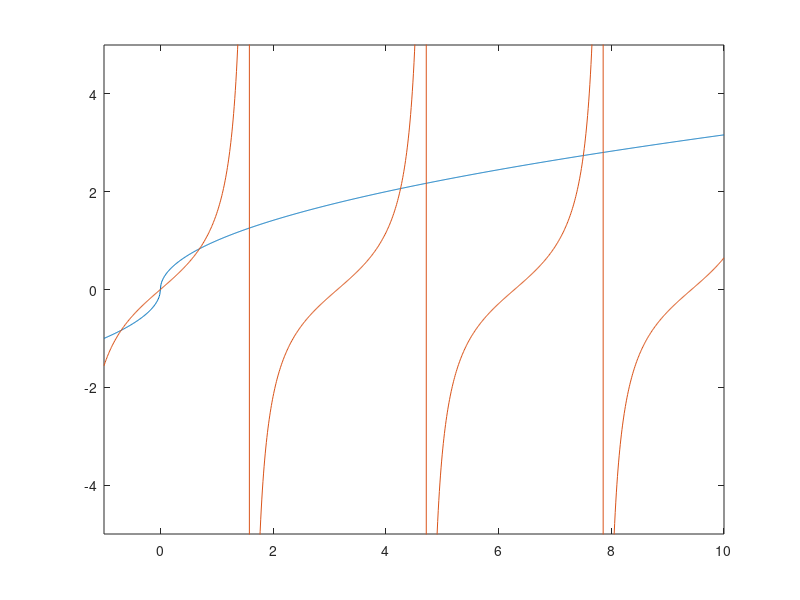

Write the MATLAB code that produced this figure. (Note: this script raises an error after producing the figure.)
%% Task 1
N = 40;
X = [1, 1:N];
Y = exp(1) - cumsum(1 ./ cumprod([1, 1:N]));
psi = exp(1) - (1 + 1./X).^X;
plot(X, Y, X, psi);

%% Task 2
t = -1:0.01:10;
plot(t, sign(t) .* sqrt(abs(t)), t, tan(t));
axis([-1 10 -5 5]);
x0 = ginput(1);
x0 = x0(1);
x_min = fzero(@(x) sign(x) .* sqrt(abs(x)) - tan(x), x0);
disp(['x = : ', num2str(x_min)]);

%% Task 3
subplot(1, 2, 1);
plot(-1:0.001:1, func_3(-1:0.001:1));

x_min = -1:0.001:1;
phi_sz = numel(x_min);
y = zeros(1, phi_sz);
for i = 1:phi_sz
    y(i) = fzero(@func_3, x_min(i));
end
subplot(1, 2, 2);
plot(x_min, y, x_min, x_min);
axis([-1 1 -1 1]);

%% Task 4
a = 0.3;
y0 = [pi/2; -1];
options = odeset('RelTol',1e-5);
[t, y] = ode45(@(t, x) func_4(t, x, a), [0 10*pi], y0, options);
y = abs(y(:,1)) .* sign(y0(1));
subplot(1, 2, 1);
plot(t, y);
N = 100;
y = reshape(repmat(y', N, 1), N * numel(y), 1);
subplot(1, 2, 2);
comet(sin(y), 1 - cos(y));
axis equal;

%% Task 5
y0 = [5 5 10 0.5 0 0 5 5 0 -.5 -0.5 0]';
m1 = 1500;
m2 = 500;
[~, y] = ode45(@(t, x) func_5(t, x, m1, m2), [0 15], y0);
nFrames = 500;
mov(1:nFrames) = struct('cdata', [],'colormap', []);
for i = 1:nFrames
    t_max = ceil(i/nFrames * size(y,1));
    plot3(y(1:t_max, 1), y(1:t_max, 2), y(1:t_max, 3), 'o', y(1:t_max, 7), y(1:t_max, 8), y(1:t_max, 9), 'o');
    mov(i) = getframe();
end
hold on;
A = y(:, 1:3);
normal = pinv(A' * A) * A' * ones(size(A,1), 1);  
base1 = [0; -normal(3); normal(2)];
base1 = base1 / norm(base1);
base2 = [normal(2); -normal(1); 0];
base2 = base2 / norm(base2);
point = ones(3,1) / sum(normal);
par = -5:0.1:5;
plot3(point(1) + base1(1) * par, point(2) + base1(2) * par, point(3) + base1(3) * par, 'g', point(1) + base2(1) * par, point(2) + base2(2) * par, point(3) + base2(3) * par, 'g');

%% Для фазового портрета
phi_sz = 16;
r_sz = 8;
min_r = 0.1;
max_r = 1;
phi = (1:phi_sz) * 2*pi / phi_sz;
r = linspace(min_r, max_r, r_sz);
%% Task 6
% Устойчивый узел
f = @(t, y) [-5*y(1); -3*y(2)];
subplot(2, 3, 1);
for i = 1:r_sz
    for j = 1:phi_sz
        [~, y] = ode45(f, [-5 5], [r(i) * cos(phi(j)); r(i) * sin(phi(j))]);
        plot(y(:, 1), y(:, 2), 'b');
        title('Узел');
        hold on;
    end
end

% Дикритический узел
f = @(t, y) [-2*y(1); -2*y(2)];
subplot(2, 3, 2);
for i = 1:r_sz
    for j = 1:phi_sz
        [~, y] = ode45(f, [-5 5], [r(i) * cos(phi(j)); r(i) * sin(phi(j))]);
        plot(y(:, 1), y(:, 2), 'b');
        title('Дикритический узел');
        hold on;
    end
end

% Седло
f = @(t, y) [y(2); y(1)];
subplot(2, 3, 3);
for i = 1:r_sz
    for j = 1:phi_sz
        [~, y] = ode45(f, [-10 10], [r(i) * cos(phi(j)); r(i) * sin(phi(j))]);
        plot(y(:, 1), y(:, 2), 'b');
        title('Седло');
        axis([-1 1 -1 1]);
        hold on;
    end
end

% Фокус
f = @(t, y) [y(1) - 2*y(2); y(2) + 3*y(1)];
subplot(2, 3, 4);
for i = 1:r_sz
    for j = 1:phi_sz
        [~, y] = ode45(f, [-0.1 1], [r(i) * cos(phi(j)); r(i) * sin(phi(j))]);
        plot(y(:, 1), y(:, 2), 'b');
        title('Фокус');
        hold on;
    end
end

% Центр
f = @(t, y) [y(2); -2*y(1)];
subplot(2, 3, 5);
for i = 1:r_sz
    for j = 1:phi_sz
        [~, y] = ode45(f, [-2 2], [r(i) * cos(phi(j)); r(i) * sin(phi(j))]);
        plot(y(:, 1), y(:, 2), 'b');
        title('Центр');
        hold on;
    end
end

f = @(t, y) [2*y(1) + y(2); 2 * y(2)];
subplot(2, 3, 6);
for i = 1:r_sz
    for j = 1:phi_sz
        [~, y] = ode45(f, [-3 3], [r(i) * cos(phi(j)); r(i) * sin(phi(j))]);
        plot(y(:, 1), y(:, 2), 'b');
        title('Вырожденный узел');
        axis(3 * [-1 1 -1 1]);
        hold on;
    end
end
%% Task 7
f1 = @(t, y) [2*y(2) - y(1) - y(2)^3; y(1) - 2*y(2)]; % устойчива
f2 = @(t, y) [y(1)*y(2) - y(1)^3 + y(2)^3; y(1).^2 - y(2).^3]; % неустойчива 

v1 = @(x, y) y.^4 + 2*(x - 2*y).^2;
v2 = @(x, y) x .* y;

for i = 1:r_sz
    for j = 1:phi_sz
        [~, y] = ode45(f1, [-10 10], [r(i) * cos(phi(j)); r(i) * sin(phi(j))]);
        subplot(2, 2, 1)
        plot(y(:, 1), y(:, 2), 'b');
        hold on;
        
        [~, y] = ode45(f2, [-15 15], [r(i) * cos(phi(j)); r(i) * sin(phi(j))]);
        subplot(2, 2, 2)
        plot(y(:, 1), y(:, 2), 'b');
        axis([-1 1 -1 1]);
        hold on;
    end
end

x_min = -1:0.01:1;
[X, Y] = meshgrid(x_min);
number_of_lines = 20;
subplot(2, 2, 3);
contour(X, Y, v1(X, Y), number_of_lines);
subplot(2, 2, 4);
contour(X, Y, v2(X, Y), number_of_lines);

%% Task 8
acc_sol = @(t) exp(t) - 2;
odefun = @(t, y) [y(2); y(2)];
bcfun = @(y0, y1) [y0(1) + 1; y1(2) - y1(1) - 2];
sz = 20;
solinit = bvpinit(linspace(0, 1, sz), [1 0]);
num_sol = bvp4c(odefun, bcfun, solinit);
t = linspace(0, 1, sz);
y = deval(num_sol, t);
subplot(1, 2, 1);
plot(t, y(1, :));
title('Численное решение');
subplot(1, 2, 2);
plot(t, acc_sol(t));
title('Аналитическое решение');

norm_l2 = sqrt(trapz(t, (y(1, :) - acc_sol(t)) .^ 2));
norm_c = max(abs(y(1, :) - acc_sol(t)));
disp(['L2-norm = ', num2str(norm_l2)]);
disp(['C-norm = ', num2str(norm_c)]);

%% Task 9;
%% Test 1
f1 = @(x) x(1).^2 + x(2).^2;
grad1 = @(x) [2 * x(1); 2 * x(2)];
hess1 = @(x) [2 0; 0 2];
x0 = [4; 4];
x_min = newton_min(f1, grad1, hess1, x0);
sz = 30;
other_f1 = @(x, y) x.^2 + y.^2;
[X, Y] = meshgrid(linspace(-6, 6, sz));
contour(X, Y, other_f1(X, Y), other_f1(x_min(1,:), x_min(2, :)), '--');
hold on;
plot(x_min(1, :), x_min(2, :), 'o-r');
axis([-4 4 -6 6]);
axis equal;
disp(x_min);
disp(x_min);

%% Test 2
f2 = @(x) (x.^4) / 4 + 2 * x.^2 - 3 * x;
grad2 = @(x) x.^3 + 4 * x - 3;
hess2 = @(x) 3 * x.^2 + 4;
x0 = 1;
x_min = newton_min(f2, grad2, hess2, x0);
x_min = x_min(1);
disp('Newtons solution:');
disp(x_min); 
x_minbnd = fminbnd(f2, 0, 1);
disp('fminbnd solution:');
disp(x_minbnd);
t = linspace(0, 1, 30);
plot(t, f2(t), x_min, f2(x_min), 'o');

%% Test 3
f3 = @(x) (x(1).^4) / 4 - (x(1).^2) / 2 + x(2).^2;
grad3 = @(x) [x(1).^3 - x(1); 2 * x(2)];
hess3 = @(x) [3 * x(1).^2 - 1, 0; 0, 2];
x0 = [3; 4];
x_min = newton_min(f3, grad3, hess3, x0);
sz = 30;
other_f3 = @(x, y) x.^4 / 4 - x.^2 / 2 + y .^ 2;
[X, Y] = meshgrid(linspace(-6, 6, sz));
plot(x_min(1, :), x_min(2, :), 'o-r');
hold on;
contour(X, Y, other_f3(X, Y), other_f3(x_min(1,:), x_min(2, :)), '--');
hold on;
axis([-4 4 -6 6]);
axis equal;
disp(x_min);

